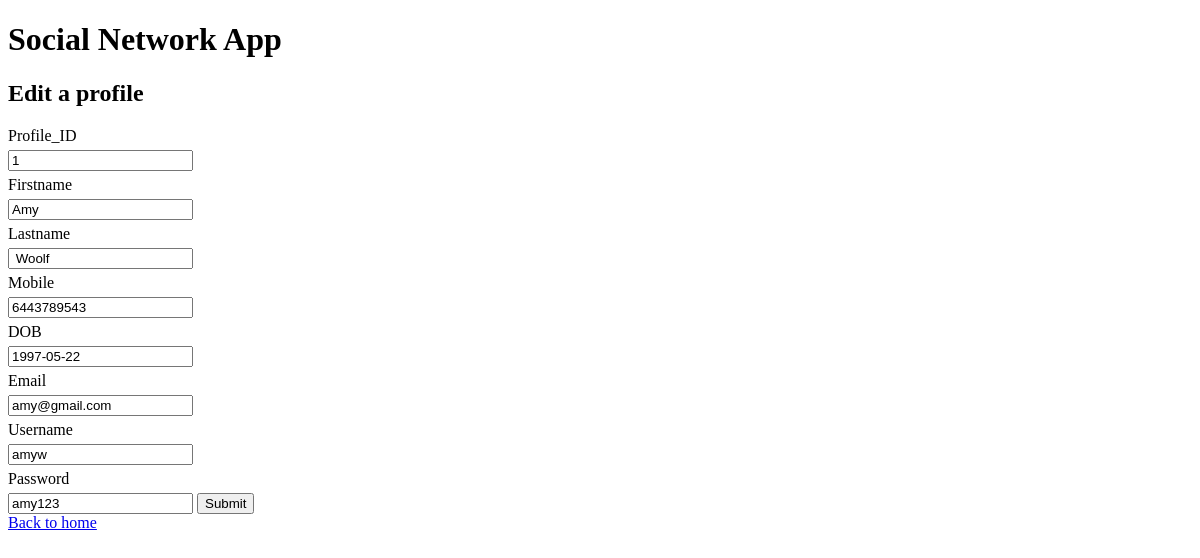
/code/update_singleprofile.php?Profile_ID=1, run on the app's committed database.
### tables this page shows
CREATE TABLE `profile` (
  `Profile_ID` int(11) NOT NULL,
  `firstname` varchar(30) NOT NULL,
  `lastname` varchar(30) NOT NULL,
  `Mobile` char(10) NOT NULL,
  `DOB` date DEFAULT NULL,
  `Email` varchar(50) DEFAULT NULL,
  `Username` varchar(10) NOT NULL,
  `Password` varchar(10) NOT NULL
);

### code/common.php (called while the page is built, shortened)
<?php
function escape($html) {
    return htmlspecialchars($html, ENT_QUOTES | ENT_SUBSTITUTE, "UTF-8");
}

### code/update_singleprofile.php (the view, shortened to what this page needs)
<?php
require "config.php";
require "common.php";
if (isset($_GET['Profile_ID'])) {
  try {
    $conn = new PDO($dsn, $username, $password, $options);
    $Profile_ID = $_GET['Profile_ID'];
    $sql = "SELECT Profile_ID, firstname, lastname, Mobile, DOB, email, username, password FROM profile WHERE Profile_ID = :Profile_ID";
    $statement = $conn->prepare($sql);
    $statement->bindValue(':Profile_ID', $Profile_ID);
    $statement->execute();
    $user = $statement->fetch(PDO::FETCH_ASSOC);
  } catch(PDOException $error) {
      echo $sql . "<br>" . $error->getMessage();
  }
} else {
    echo "Something went wrong!";
    exit;
}
?>
<?php require "templates/header.php"; ?>
<h2>Edit a profile</h2>
<form method="post">
    <?php foreach ($user as $key => $value) : ?>
      <label for="<?php echo $key; ?>"><?php echo ucfirst($key); ?></label>
	    <input type="text" name="<?php echo $key; ?>" Profile_ID="<?php echo $key; ?>" value="<?php echo escape($value); ?>" <?php echo ($key === 'Profile_ID' ? 'readonly' : null); ?>>
    <?php endforeach; ?>
    <input type="submit" name="submit" value="Submit">
</form>
<a href="index.php">Back to home</a>
<?php require "templates/footer.php"; ?>

### code/css/style.css (style rules this page uses)
label { display: block; margin: 5px 0; }

### data on the page
profile: Profile_ID "1", firstname "Amy", lastname "Woolf", Mobile "6443789543", DOB "1997-05-22", email "amy@gmail.com", username "amyw", password "amy123"

### other printed values
$key "Profile_ID"
$key "Firstname"
$key "Lastname"
$key "Mobile"
$key "DOB"
$key "Email"
$key "Username"
$key "Password"
